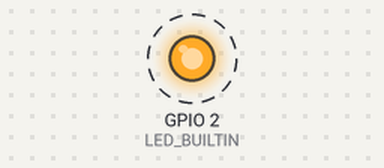
Bench run of a program on a simulated ESP32. Shown: output pins drawn as LEDs (lit = HIGH). Dashed ring = blinking. WiFi joins after 1.5 s; servers stay silent unless stated; the local clock reads 2024-03-15 10:24:30 at power-on unless the program sets it; what the program prints to the serial monitor is not drawn.

Above: at 2.2 s.
Timing chart, 0 to 5.0 s (numbered marks = the images above):
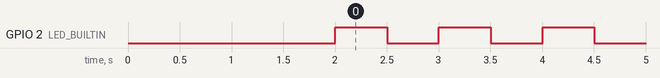

The program:

main.cpp
```cpp
#include <Arduino.h>
#include <WiFi.h>
#include <time.h>

const long offset_sec = -18000;
const int daylight = 0;

char *ssid = "Usergioarboleda";
char *password = "ceskqyw2012";
char *ntpServer = "pool.ntp.org";

void imprimirhora();

void setup() {
  Serial.begin(115200);
  pinMode(LED_BUILTIN, OUTPUT);
  WiFi.begin(ssid, password);
  while (WiFi.status() != WL_CONNECTED) {
    delay(1000);
    Serial.print("Connecting to WiFi... \n");
  }
  Serial.println("Connected to the WiFi network");
  Serial.println("IP address: ");
  Serial.println(WiFi.localIP());
  configTime(offset_sec, daylight, ntpServer);
}

void loop() {
  digitalWrite(LED_BUILTIN, HIGH);
  delay(500);
  digitalWrite(LED_BUILTIN, LOW);
  delay(500);
  imprimirHora();
}

void imprimirHora() {
  struct tm timeInfo;
  if(!getLocalTime(&timeInfo)) {
    Serial.println("Failed to obtain time");
    return;
  }
  Serial.println(&timeInfo, "%A, %B %d %Y %H:%M:%S");
}
```

Measured:
- by itself, GPIO 2 (LED_BUILTIN): alternates HIGH for 0.50 s and LOW for 0.50 s
